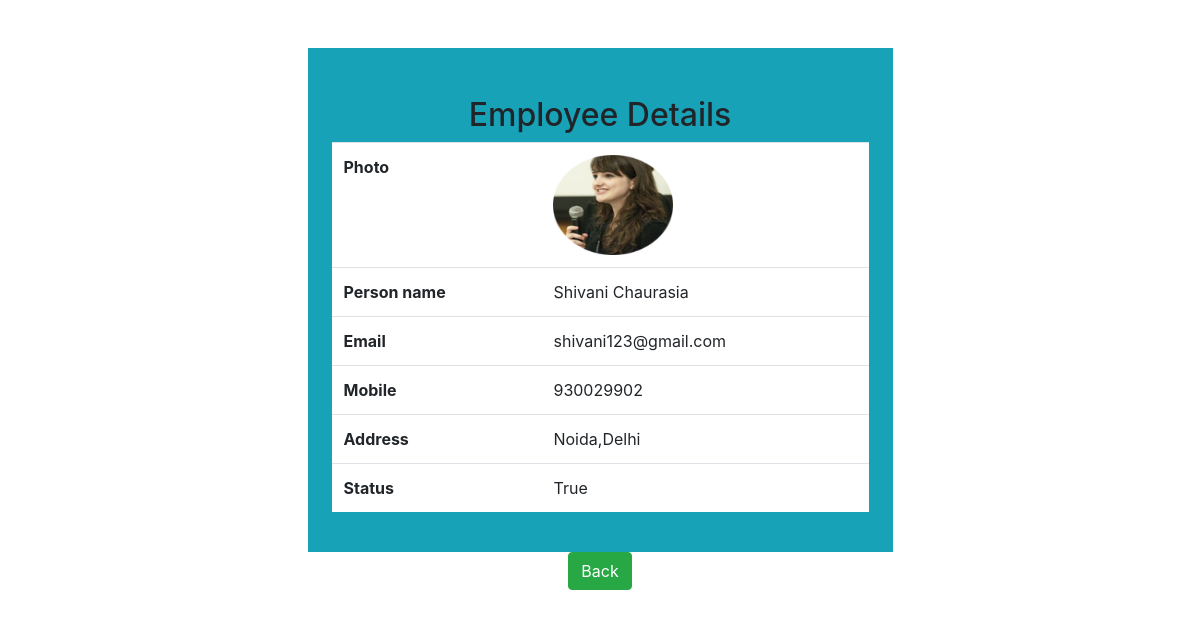
Page /View/1 on the committed database.
### personapp/models.py (models this page shows, shortened)
class Person(models.Model):
    image=models.ImageField(upload_to="uploads",default="a.png")
    name=models.CharField(max_length=30)
    email=models.EmailField(unique=True)
    mobile=models.CharField(max_length=12)
    address=models.TextField()
    joining_date=models.DateTimeField(auto_now=True)
    status=models.BooleanField(default=True)

### personapp/views.py (the view)
# urls.py: path('View/<eid>', views.ViewPerson),
def ViewPerson(request,eid=None):
    mydict={}
    one_rec = Person.objects.get(pk=eid)
    mydict['person']=one_rec
    return render(request,'''View.html''',mydict)

### personapp/templates/View.html (shortened to what this page needs)
<!DOCTYPE html>
<html lang="en">
<head>
    <link rel="stylesheet" href="https://cdn.jsdelivr.net/npm/bootstrap@4.6.1/dist/css/bootstrap.min.css">
</head>
<body>
<div class="container-fluid my-5">
    <div class="w-50 m-auto p-4 bg-info ">
        <h2 class="text-center mt-4"> Employee Details</h2>
        <table class="table bg-white">
            <tr>
                <th>Photo</th>
                <td><img src="/media/{{person.image}} " class="rounded  d-block" height="100px" width="120px"></td>
            </tr>
            <tr>
                <th>Person name</th>
                <td>{{person.name}}</td>
            </tr>
            <tr>
                <th> Email</th>
                <td>{{person.email}}</td>
            </tr>
            <tr>
                <th> Mobile</th>
                <td>{{person.mobile}}</td>
            </tr>
            <tr>
                <th>Address</th>
                <td>{{person.address}}</td>
            </tr>
            <tr>
                <th>Status</th>
                <td>{{person.status}}</td>
            </tr>
        </table>
    </div>
    <div class="text-center">
        </button><a href="/" class="btn btn-success"> Back </button></a>
    </div>
</div>
</body>
</html>

### rows in the picture
Person: image (picture), name "Shivani Chaurasia", email "shivani123@gmail.com", mobile "930029902", address "Noida,Delhi", status "True"
